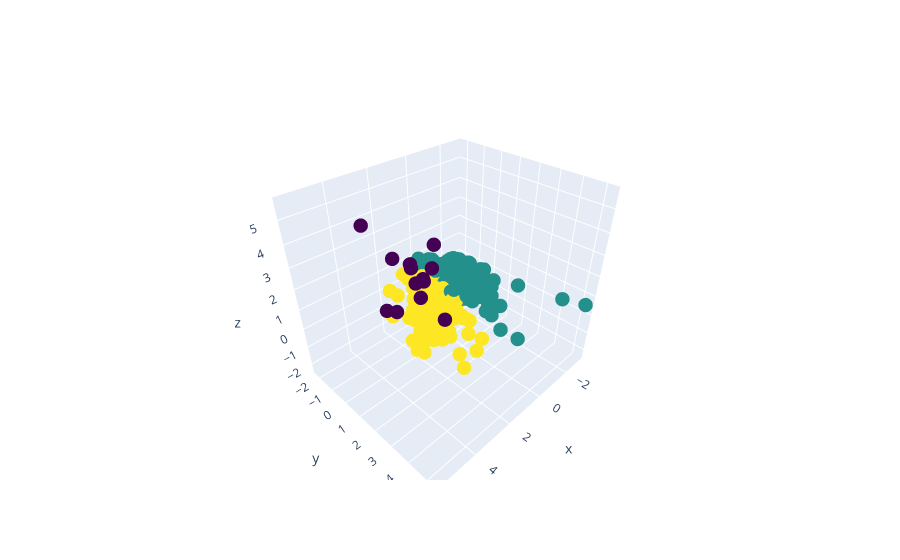

Write notebook code for a chart like this one.
### Code cell
import plotly.graph_objects as go


fig = go.Figure(
    go.Scatter3d(mode='markers',
                 x = pcaM_HFRD[:, 0],
                 y = pcaM_HFRD[:, 1],
                 z = pcaM_HFRD[:, 2],
                 marker=dict(size = 5, color = HFRD['cluster'], colorscale = 'viridis')
                )
)
    
fig.show()

### Figure 1 — Plotly figure (JSON) as saved in the notebook; plotly's stock layout.template omitted (floating-point values rounded to 4 significant figures; data arrays with more than 128 entries replaced by an {"elided": "..."} marker saying what was removed)
{"data": [{"marker": {"color": {"elided": "299 int values"}, "colorscale": [[0, "#440154"], [0.1111, "#482878"], [0.2222, "#3e4989"], [0.3333, "#31688e"], [0.4444, "#26828e"], [0.5556, "#1f9e89"], [0.6667, "#35b779"], [0.7778, "#6ece58"], [0.8889, "#b5de2b"], [1, "#fde725"]], "size": 5}, "mode": "markers", "type": "scatter3d", "x": {"elided": "299 float values"}, "y": {"elided": "299 float values"}, "z": {"elided": "299 float values"}}], "layout": {}}
